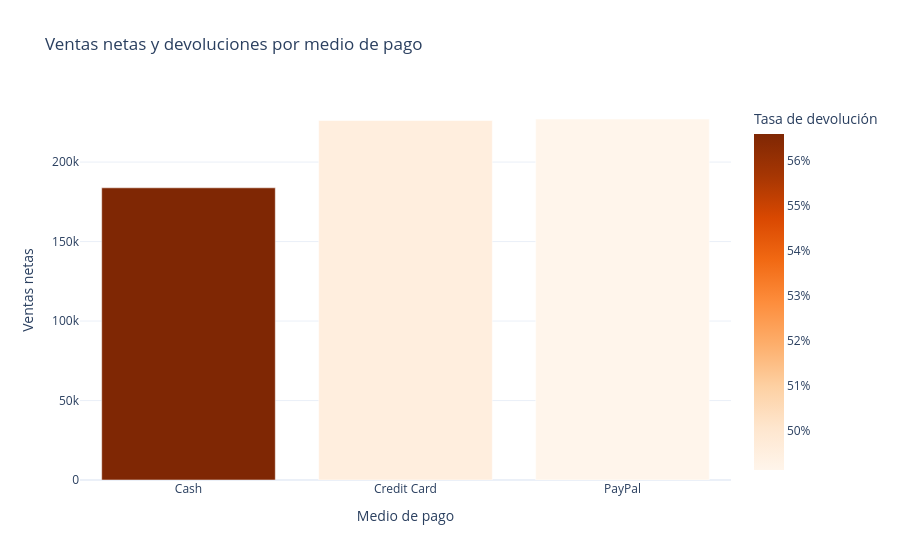

The code cell stored with this chart in its notebook:
### Code cell
# ¿Qué medios de pago combinan ventas netas y tasas de devolución que requieren investigación?

payment_summary = (
    sales.groupby("PaymentMethod")
    .agg(
        orders=("OrderID", "size"),
        gross_sales=("TotalAmount", "sum"),
        returned_amount=("ReturnedAmount", "sum"),
        net_sales=("NetAmount", "sum"),
        return_rate=("IsReturned", "mean"),
    )
    .reset_index()
)
payment_summary.to_csv(SUBMISSION_DIR / "payment_summary.csv", index=False)
fig = px.bar(
    payment_summary,
    x="PaymentMethod",
    y="net_sales",
    color="return_rate",
    color_continuous_scale="Oranges",
    hover_data=["orders", "returned_amount"],
    title="Ventas netas y devoluciones por medio de pago",
    labels={
        "PaymentMethod": "Medio de pago",
        "net_sales": "Ventas netas",
        "return_rate": "Tasa de devolución",
    },
)
fig.update_coloraxes(colorbar_tickformat=".0%")
fig.update_layout(template="plotly_white")
fig.show()

### Figure 1 — Plotly figure (JSON) as saved in the notebook; plotly's stock layout.template omitted (floating-point values rounded to 4 significant figures)
{"data": [{"customdata": [[311.0, 234900.0], [343.0, 185100.0], [346.0, 223700.0]], "hovertemplate": "Medio de pago=%{x}<br>Ventas netas=%{y}<br>orders=%{customdata[0]}<br>returned_amount=%{customdata[1]}<br>Tasa de devolución=%{marker.color}<extra></extra>", "legendgroup": "", "marker": {"color": [0.5659, 0.4956, 0.4913], "coloraxis": "coloraxis", "pattern": {"shape": ""}}, "name": "", "orientation": "v", "showlegend": false, "textposition": "auto", "type": "bar", "x": ["Cash", "Credit Card", "PayPal"], "xaxis": "x", "y": [183800.0, 226100.0, 227100.0], "yaxis": "y"}], "layout": {"barmode": "relative", "coloraxis": {"autocolorscale": false, "colorbar": {"tickformat": ".0%", "title": {"text": "Tasa de devolución"}}, "colorscale": [[0, "rgb(255,245,235)"], [0.125, "rgb(254,230,206)"], [0.25, "rgb(253,208,162)"], [0.375, "rgb(253,174,107)"], [0.5, "rgb(253,141,60)"], [0.625, "rgb(241,105,19)"], [0.75, "rgb(217,72,1)"], [0.875, "rgb(166,54,3)"], [1, "rgb(127,39,4)"]]}, "legend": {"tracegroupgap": 0}, "title": {"text": "Ventas netas y devoluciones por medio de pago"}, "xaxis": {"anchor": "y", "domain": [0, 1], "title": {"text": "Medio de pago"}}, "yaxis": {"anchor": "x", "domain": [0, 1], "title": {"text": "Ventas netas"}}}}
